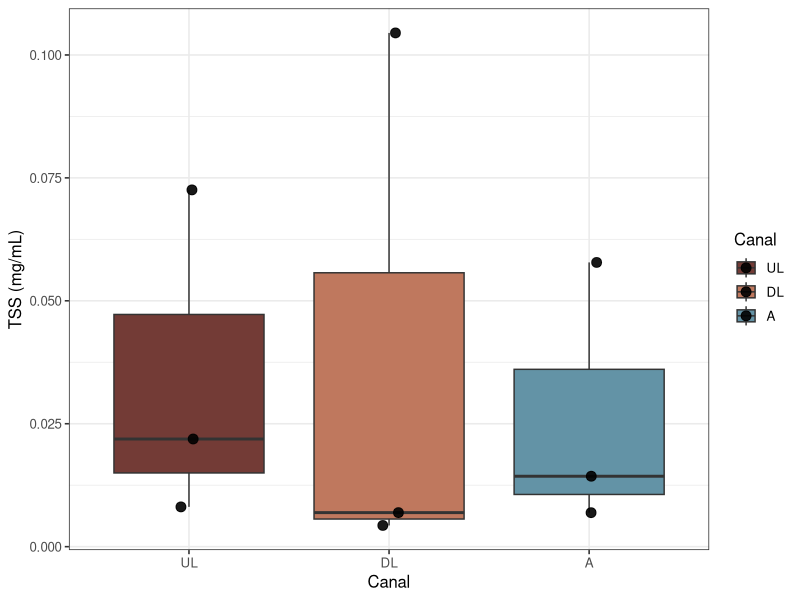
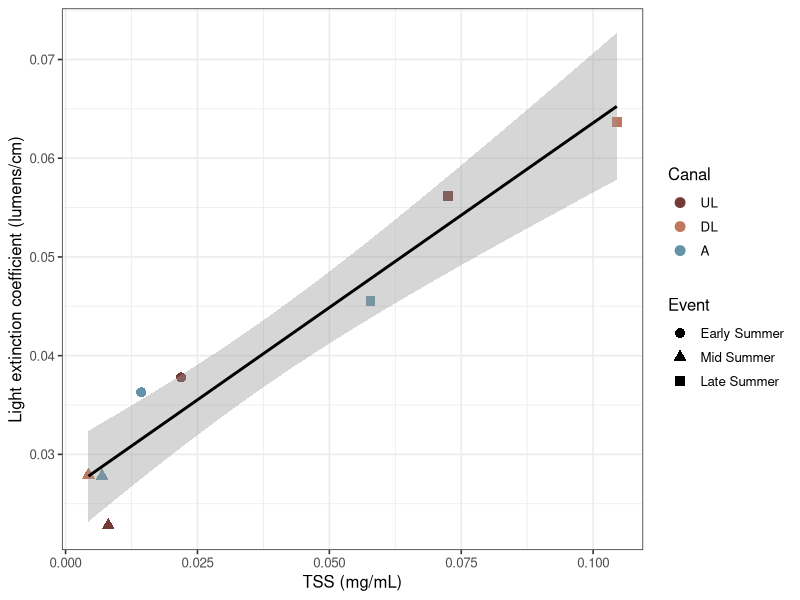
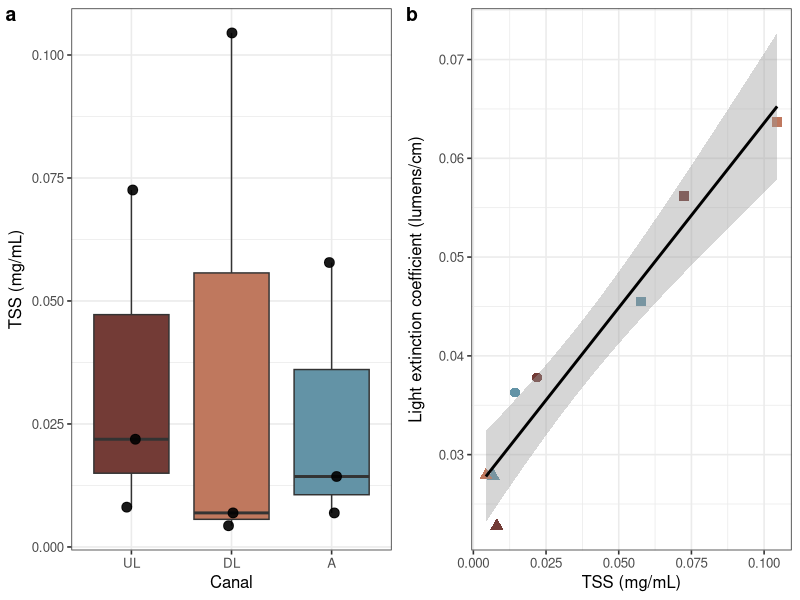

Generate these figures, in order, with R:
## Brehob revisions - TSS Figure

#######################
## Import packages
#######################
lapply(c("plyr","dplyr","ggplot2","cowplot",
         "lubridate","tidyverse"), require, character.only=T)

df <- read.csv("TSS_Light_Attenuation.csv", header = T)
colnames(df)

sub <- df[,c("Event","Canal","TSS..mg.mL.",
             "Light.extinction.coefficient..for.z.in.cm.and.light.in.ln.lumens...")]
colnames(sub) <- c("Event","Canal","TSS_mgmL","Light_ext_coeff")

## Rename event, canals and add colors
sub$Event_name <- revalue(as.factor(sub$Event),
                                     c("1" = "Early Summer",
                                       "2" = "Mid Summer",
                                       "3" = "Late Summer"))
sub$Canal_name <- revalue(sub$Canal, replace = c("A" = "A",
                                                 "DRL" = "UL",
                                                 "MSL" = "DL"))

sub$Canal_name <- factor(sub$Canal_name, levels = c('UL', 'DL', 'A'))#creating fill order so that it is in correct sampling order


## Plot
TSSfig <- ggplot(sub, aes(x = Canal_name, y = TSS_mgmL, fill = Canal_name))+
  geom_boxplot()+
  scale_fill_manual(values = c("A" = "#6393A6","UL" = "#733B36", "DL" = "#BF785E"))+
  geom_jitter(color="black", size=3, alpha=0.9, width = 0.05)+
  guides(fill = guide_legend("Canal"))+
  labs(y = "TSS (mg/mL)", x = "Canal")+
  theme_bw(base_size = 12)
TSSfig

LEfig <- ggplot(sub, aes(TSS_mgmL, Light_ext_coeff))+
  geom_point(aes(color = Canal_name, shape = as.factor(Event_name)),
             size = 3)+
  scale_color_manual(values = c("A" = "#6393A6","UL" = "#733B36", "DL" = "#BF785E"))+
  geom_smooth(method = "lm", color = "black")+
  guides(color = guide_legend("Canal"),
         shape = guide_legend("Event"))+
  labs(x = "TSS (mg/mL)", y = "Light extinction coefficient (lumens/cm)")+
  theme_bw(base_size = 12)
LEfig



plot_grid(TSSfig+theme(legend.position = "blank"),
          LEfig+theme(legend.position = "blank"),
          ncol = 2, labels = c("a","b"), align = "hv")
# can't get separate legend to work
#get_plot_component(LEfig, "guide-box", return_all = TRUE),

cor.test(sub$TSS_mgmL, sub$Light_ext_coeff)
summary(aov(TSS_mgmL ~ Canal + Event, data = sub))
summary(aov(TSS_mgmL ~ Canal, data = sub))

kruskal.test(sub$TSS_mgmL ~ sub$Canal)
